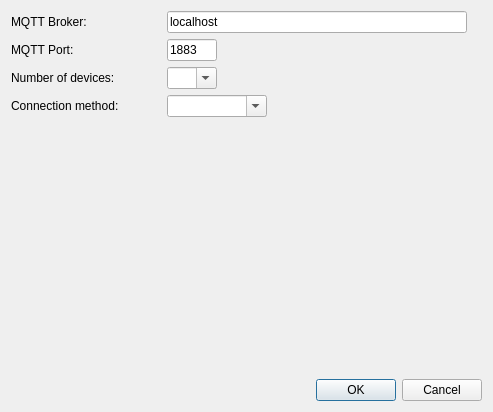
<?xml version="1.0" encoding="UTF-8"?>
<ui version="4.0">
 <class>Dialog</class>
 <widget class="QDialog" name="Dialog">
  <property name="geometry">
   <rect>
    <x>0</x>
    <y>0</y>
    <width>493</width>
    <height>412</height>
   </rect>
  </property>
  <property name="windowTitle">
   <string notr="true">MQTT Device Configuration</string>
  </property>
  <property name="locale">
   <locale language="English" country="Belgium"/>
  </property>
  <property name="sizeGripEnabled">
   <bool>false</bool>
  </property>
  <property name="modal">
   <bool>false</bool>
  </property>
  <layout class="QFormLayout" name="formLayout">
   <item row="0" column="0">
    <widget class="QLabel" name="label">
     <property name="text">
      <string>MQTT Broker:</string>
     </property>
    </widget>
   </item>
   <item row="0" column="1">
    <widget class="QLineEdit" name="brokerLineEdit">
     <property name="enabled">
      <bool>true</bool>
     </property>
     <property name="maximumSize">
      <size>
       <width>300</width>
       <height>16777215</height>
      </size>
     </property>
     <property name="text">
      <string>localhost</string>
     </property>
    </widget>
   </item>
   <item row="1" column="0">
    <widget class="QLabel" name="label_2">
     <property name="text">
      <string>MQTT Port:</string>
     </property>
    </widget>
   </item>
   <item row="1" column="1">
    <widget class="QLineEdit" name="PortLineEdit">
     <property name="maximumSize">
      <size>
       <width>50</width>
       <height>16777215</height>
      </size>
     </property>
     <property name="text">
      <string>1883</string>
     </property>
    </widget>
   </item>
   <item row="2" column="0">
    <widget class="QLabel" name="label_3">
     <property name="text">
      <string>Number of devices:</string>
     </property>
    </widget>
   </item>
   <item row="2" column="1">
    <widget class="QComboBox" name="comboBoxNumDev">
     <property name="enabled">
      <bool>true</bool>
     </property>
     <property name="maximumSize">
      <size>
       <width>50</width>
       <height>16777215</height>
      </size>
     </property>
     <property name="editable">
      <bool>true</bool>
     </property>
     <property name="currentText">
      <string/>
     </property>
     <property name="currentIndex">
      <number>-1</number>
     </property>
     <property name="maxCount">
      <number>10</number>
     </property>
    </widget>
   </item>
   <item row="3" column="0">
    <widget class="QLabel" name="label_4">
     <property name="text">
      <string>Connection method:</string>
     </property>
    </widget>
   </item>
   <item row="3" column="1">
    <widget class="QComboBox" name="comboBoxConnMeth">
     <property name="maximumSize">
      <size>
       <width>100</width>
       <height>16777215</height>
      </size>
     </property>
     <property name="baseSize">
      <size>
       <width>0</width>
       <height>0</height>
      </size>
     </property>
     <property name="editable">
      <bool>true</bool>
     </property>
    </widget>
   </item>
   <item row="10" column="0" colspan="2">
    <spacer name="verticalSpacer">
     <property name="orientation">
      <enum>Qt::Vertical</enum>
     </property>
     <property name="sizeHint" stdset="0">
      <size>
       <width>40</width>
       <height>40</height>
      </size>
     </property>
    </spacer>
   </item>
   <item row="12" column="1">
    <widget class="QDialogButtonBox" name="buttonBox">
     <property name="orientation">
      <enum>Qt::Horizontal</enum>
     </property>
     <property name="standardButtons">
      <set>QDialogButtonBox::Cancel|QDialogButtonBox::Ok</set>
     </property>
    </widget>
   </item>
   <item row="4" column="0">
    <spacer name="horizontalSpacer">
     <property name="orientation">
      <enum>Qt::Horizontal</enum>
     </property>
     <property name="sizeHint" stdset="0">
      <size>
       <width>150</width>
       <height>20</height>
      </size>
     </property>
    </spacer>
   </item>
  </layout>
 </widget>
 <resources/>
 <connections>
  <connection>
   <sender>buttonBox</sender>
   <signal>accepted()</signal>
   <receiver>Dialog</receiver>
   <slot>accept()</slot>
   <hints>
    <hint type="sourcelabel">
     <x>248</x>
     <y>254</y>
    </hint>
    <hint type="destinationlabel">
     <x>157</x>
     <y>274</y>
    </hint>
   </hints>
  </connection>
  <connection>
   <sender>buttonBox</sender>
   <signal>rejected()</signal>
   <receiver>Dialog</receiver>
   <slot>reject()</slot>
   <hints>
    <hint type="sourcelabel">
     <x>316</x>
     <y>260</y>
    </hint>
    <hint type="destinationlabel">
     <x>286</x>
     <y>274</y>
    </hint>
   </hints>
  </connection>
 </connections>
</ui>
